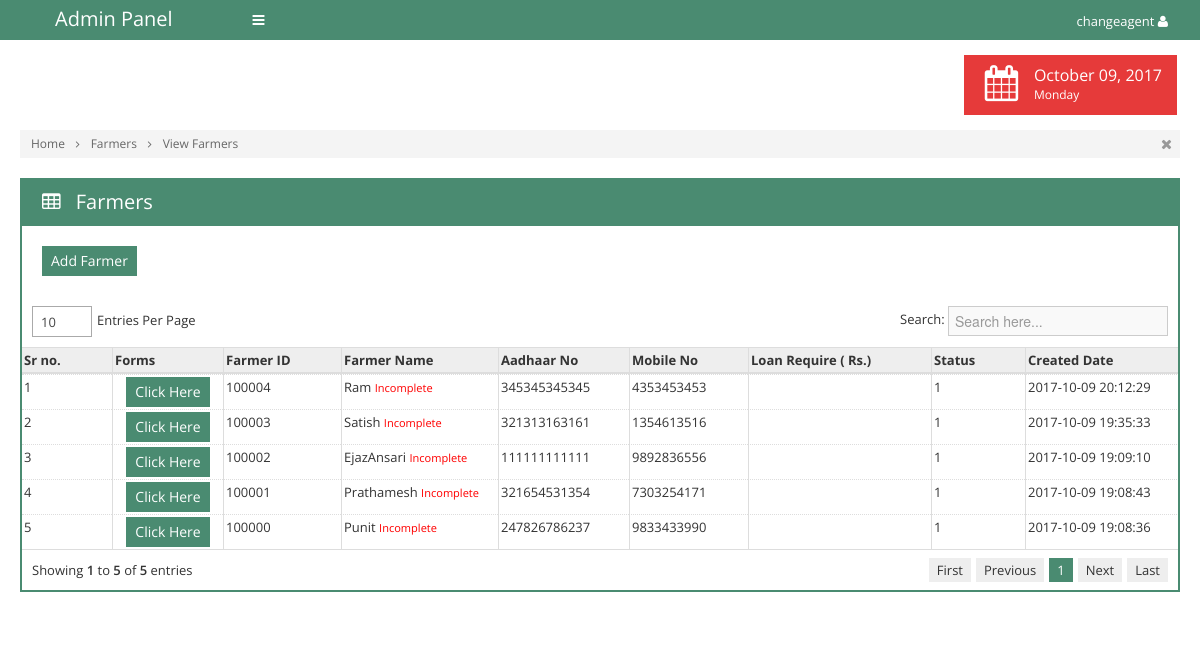
The page /view_farmers_og.php (signed in) on the database its author committed.
### tables this page shows
CREATE TABLE IF NOT EXISTS `tbl_farmers` (
  `id` int(11) NOT NULL AUTO_INCREMENT,
  `fm_caid` int(11) NOT NULL,
  `fm_id` int(11) NOT NULL,
  `fm_name` varchar(255) NOT NULL,
  `fm_aadhar` bigint(11) NOT NULL,
  `fm_mobileno` bigint(11) NOT NULL,
  `fm_loan` varchar(255) NOT NULL,
  `fm_amount` varchar(255) NOT NULL,
  `fm_status` int(11) NOT NULL,
  `fm_createddt` datetime NOT NULL,
  `fm_createdby` varchar(255) NOT NULL,
  `fm_modifieddt` datetime NOT NULL,
  `fm_modifiedby` varchar(255) NOT NULL,
  PRIMARY KEY (`id`)
);

### view_farmers_og.php (the view, shortened to what this page needs)
<?php
include('connection.php');
if(isset($_SESSION['acrefin_user']) && $_SESSION['acrefin_user']!="")
{
?>
<!doctype html>
<html>
<head>
	<link rel="stylesheet" href="css/bootstrap.min.css">
	<link rel="stylesheet" href="css/bootstrap-responsive.min.css">
	<link rel="stylesheet" href="css/plugins/jquery-ui/smoothness/jquery-ui.css">
	<link rel="stylesheet" href="css/plugins/jquery-ui/smoothness/jquery.ui.theme.css">
	<link rel="stylesheet" href="css/plugins/pageguide/pageguide.css">
	<link rel="stylesheet" href="css/plugins/datatable/TableTools.css">
	<link rel="stylesheet" href="css/plugins/fullcalendar/fullcalendar.css">
	<link rel="stylesheet" href="css/plugins/fullcalendar/fullcalendar.print.css" media="print">
	<link rel="stylesheet" href="css/plugins/chosen/chosen.css">
	<link rel="stylesheet" href="css/plugins/select2/select2.css">
	<link rel="stylesheet" href="css/plugins/icheck/all.css">
	<link rel="stylesheet" href="css/style.css">
	<link rel="stylesheet" href="css/themes.css">
</head>
<body class="theme-green" data-theme="theme-green">
	<div id="navigation">
		<div class="container-fluid">
			<a href="#" id="brand">Admin Panel</a>
			<a href="#" class="toggle-nav" rel="tooltip" data-placement="bottom" title="Toggle navigation"><i class="icon-reorder"></i></a>
			<div class="user">
				<div class="dropdown asdf">
					<a href="#" class='dropdown-toggle' data-toggle="dropdown"><?php echo $_SESSION['acrefin_user'] ?> <i class="icon-user"></i></a>
				</div>
			</div>
		</div>
	</div>
	<div class="container-fluid" id="content">
		<div id="main" style="margin-left:0px ">
			<?php
				$dt=date('F d, Y');
				$week=date('l');
			?>
			<div class="container-fluid">
				<div class="page-header">
					<div class="pull-right">
						<ul class="stats">
							<li class='lightred'>
								<i class="icon-calendar"></i>
								<div class="details">
									<span class="big"><?php echo $dt; ?></span>
									<span><?php echo $week; ?></span>
								</div>
							</li>
						</ul>
					</div>
				</div>
				<div class="breadcrumbs">
					<ul>
						<li>
							<a href="home.php">Home</a>
							<i class="icon-angle-right"></i>
						</li>
						<li>
							<a href="#">Farmers</a>
							<i class="icon-angle-right"></i>
						</li>
						<li>
							<a href="#">View Farmers</a>
						</li>
					</ul>
					<div class="close-bread">
						<a href="#"><i class="icon-remove"></i></a>
					</div>
				</div>
<?php
$ca_id		= $_SESSION['ca_id'];
$sql="select * from tbl_farmers where fm_caid='".$ca_id."' order by id desc";
$res=mysqli_query($db_con,$sql);
  $r=1;
	?>
				<div class="row-fluid">
					<div class="span12">
						<div class="box box-color box-bordered">
							<div class="box-title">
								<h3>
									<i class="icon-table"></i>
									Farmers
								</h3>
							</div>
							<div class="box-content nopadding">
                            <div style="padding:20px"><a href="add_farmers.php?pag=farmers" class="btn btn-primary">Add Farmer</a></div>
                            <form id="mainform" action="deletefarmers.php" method="post">
								<div id="comp_1">
                                <table class="table table-bordered dataTable dataTable-scroll-x">
									<thead>
										<tr>
                                       		<th>Sr no.</th>
                                            <th>Forms</th>
											<th>Farmer ID</th>
                                            <th>Farmer Name</th>
                                            <th>Aadhaar No</th>
                                            <th>Mobile No</th>
                                            <th>Loan Require ( Rs.)</th>
                                            <th>Status</th>
                                            <th class='hidden-350'>Created Date</th>
										</tr>
									</thead>
									<tbody>
									  <?php
	  while($row=mysqli_fetch_array($res))
	  {
	  ?>
										<tr>
                    <td><?php echo $r; ?></td>
                    <td style="text-align:center;"><a href="acrefinfrm_1.php?pag=farmers&fm_id=<?php echo $row['fm_id']; ?>" class="btn btn-primary">Click Here</a></td>
					<td><?php echo $row['fm_id']; ?></td>
                    <td><?php echo ucwords($row['fm_name']); ?>
                    <?php
					$sql_check_point  =" SELECT * FROM tbl_points WHERE pt_frm1 !='' AND pt_frm2 !='' AND pt_frm3 !='' AND pt_frm4 !='' AND pt_frm6 !='' ";
					$sql_check_point .=" AND pt_frm7 !='' AND pt_frm8 !='' AND pt_frm9 !='' AND pt_frm10 !='' AND pt_frm5 !='' AND pt_frm12 !='' AND pt_frm13 !=''  AND pt_frm11 !='' AND fm_id='".$row['fm_id']."'";
					$res_check_point  = mysqli_query($db_con,$sql_check_point) or die(mysqli_error($db_con));
					$num_check_point  = mysqli_num_rows($res_check_point);
					if($num_check_point==0)
					{
						echo '<small style="color:red">Incomplete</small>';
					}
					else
					{
						echo '<small style="color:green">Complete</small>';
					}
					?>
                    </td>
                    <td><?php echo $row['fm_aadhar']; ?></td>
                    <td><?php echo $row['fm_mobileno']; ?></td>
                    <td><?php echo $row['fm_amount']; ?></td>
                    <td><?php echo $row['fm_status']; ?></td>
                    <td><?php echo $row['fm_createddt']; ?></td>
										</tr>
                                         <?php
		$r++;
	  }
	  ?>
									</tbody>
								</table>
                                </div>
                                 </form>
							</div>
						</div>
					</div>
				</div>
			</div>
		</div></div>
	</body>
</html>
<?php
}
else
{
?>
<script type="text/javascript">
history.go(-1);
</script>
<?php
}
?>

### css/themes.css (style rules this page uses)
.theme-green .btn.btn-primary { background: #4A8B71 }
.theme-green a { color: #4A8B71 }
.theme-green .btn { color: #333 }
.theme-green .btn.btn-primary { background: #4A8B71; color: #fff }
.theme-green #navigation { background: #4A8B71 }
.theme-green #main .box.box-color .box-title { background: #4A8B71 }
.theme-green #main .box.box-bordered.box-color .box-title { border-color: #4A8B71 }
.theme-green #main .box.box-bordered.box-color .box-content { border-color: #4A8B71 }
ul>li.lightred, .label-lightred { background: #e63a3a }

### rows shown on the page
tbl_farmers: fm "100004", fm_name "Ram", fm_aadhar "345345345345", fm_mobileno "4353453453", fm_status "1", fm_createddt "2017-10-09 20:12:29"
tbl_farmers: fm "100003", fm_name "Satish", fm_aadhar "321313163161", fm_mobileno "1354613516", fm_status "1", fm_createddt "2017-10-09 19:35:33"
tbl_farmers: fm "100002", fm_name "EjazAnsari", fm_aadhar "111111111111", fm_mobileno "9892836556", fm_status "1", fm_createddt "2017-10-09 19:09:10"
tbl_farmers: fm "100001", fm_name "Prathamesh", fm_aadhar "321654531354", fm_mobileno "7303254171", fm_status "1", fm_createddt "2017-10-09 19:08:43"
tbl_farmers: fm "100000", fm_name "Punit", fm_aadhar "247826786237", fm_mobileno "9833433990", fm_status "1", fm_createddt "2017-10-09 19:08:36"

### other values the page prints
$_SESSION['acrefin_user'] "changeagent"
